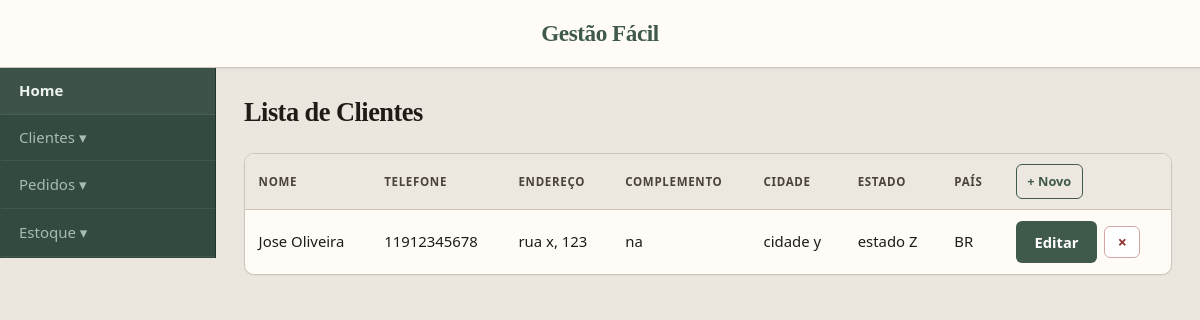
/www/PI-Grupo-09/clientes.php, run on an earlier commit of the app's database.
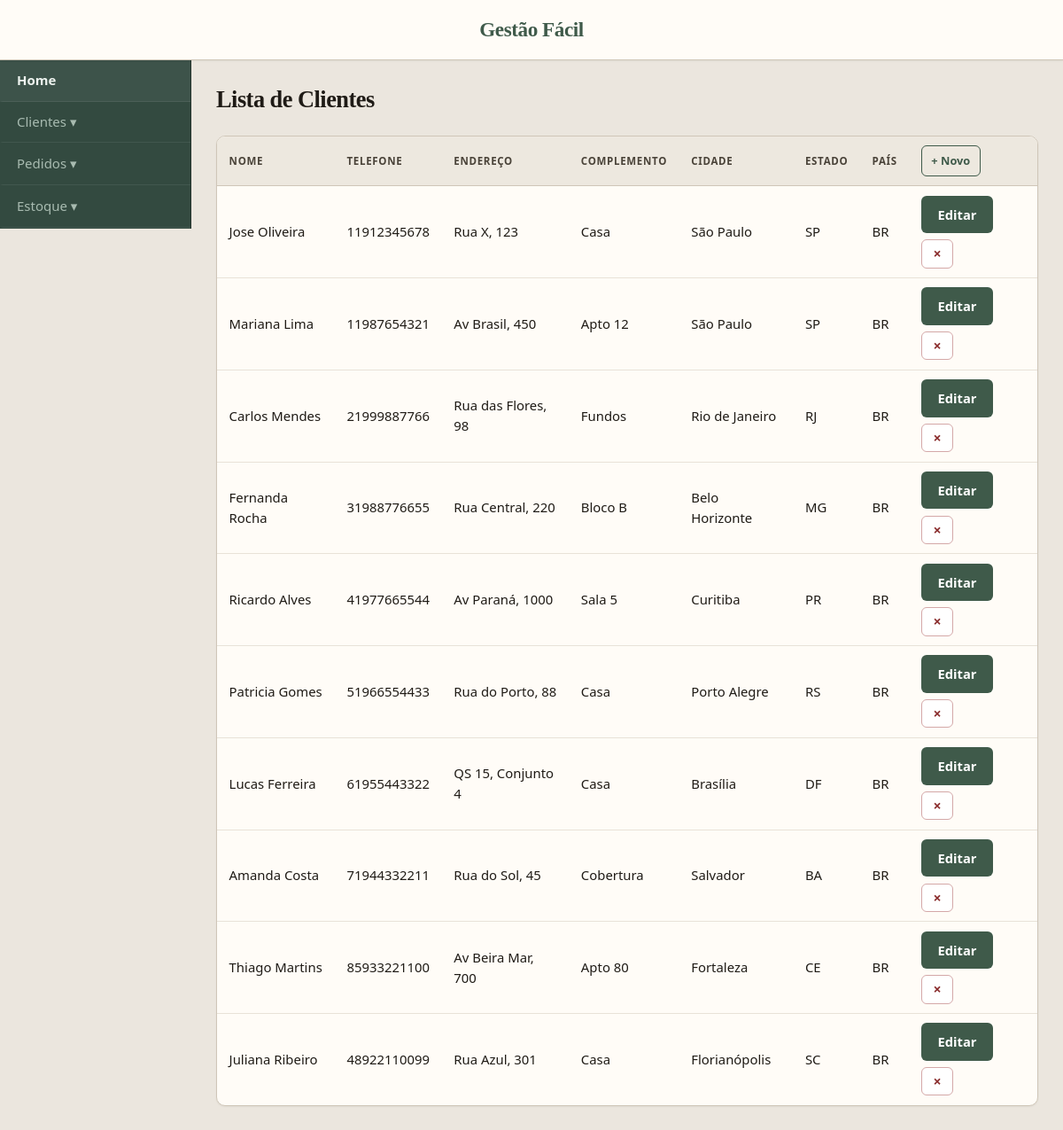
And on a later commit of the database.
### tables this page shows
CREATE TABLE IF NOT EXISTS clientes ( id int AUTO_INCREMENT PRIMARY key, nome varchar(100) not null, telefone varchar(20) not null, endereço varchar(200) not null, complemento varchar(100), cidade varchar(100) not null, estado varchar(100) not null, pais varchar(2) not null);

### www/PI-Grupo-09/clientes.php (the view, shortened to what this page needs)
<!DOCTYPE html>
<html>
<head>
    <link rel="stylesheet" href="style.css">
</head>
<body>
    <header>
        <h1>Gestão Fácil</h1>
    </header>
    <div class="page-layout">
        <div class="sidebar">
            <a href="home.php">Home</a>
            <button class="dropdown-btn">Clientes ▾</button>
            <button class="dropdown-btn">Pedidos ▾</button>
            <button class="dropdown-btn">Estoque ▾</button>
        </div>
        <div class="main-content">
            <h1>Lista de Clientes</h1>
            <?php
            $db = new PDO('mysql:host=localhost;dbname=pi_2_entrega;charset=utf8', 'root', 'root');
            $resultado = $db->query('SELECT * FROM clientes');
            $clientes = $resultado->fetchAll();
            echo '<table>';
            echo '
<tr>
    <th>Nome</th>
    <th>Telefone</th>
    <th>Endereço</th>
    <th>Complemento</th>
    <th>Cidade</th>
    <th>Estado</th>
    <th>País</th>
    <th>
        <form action="cadastrarCliente.php" method="post" class="form-inline">
            <button type="submit" class="btn btn-add">+ Novo</button>
        </form>
    </th>
</tr>';
            foreach ($clientes as $c) {
                echo '<tr>';
                echo '<td>' . $c['nome'] . '</td>';
                echo '<td>' . $c['telefone'] . '</td>';
                echo '<td>' . $c['endereço'] . '</td>';
                echo '<td>' . $c['complemento'] . '</td>';
                echo '<td>' . $c['cidade'] . '</td>';
                echo '<td>' . $c['estado'] . '</td>';
                echo '<td>' . $c['pais'] . '</td>';
                echo '<td class="td-actions">
    <form action="editarCliente.php" method="post" class="form-inline">
        <input type="hidden" name="id" value="' . $c['id'] . '">
        <input type="hidden" name="nome" value="' . $c['nome'] . '">
        <input type="hidden" name="telefone" value="' . $c['telefone'] . '">
        <input type="hidden" name="endereco" value="' . $c['endereço'] . '">
        <input type="hidden" name="complemento" value="' . $c['complemento'] . '">
        <input type="hidden" name="cidade" value="' . $c['cidade'] . '">
        <input type="hidden" name="estado" value="' . $c['estado'] . '">
        <input type="hidden" name="pais" value="' . $c['pais'] . '">
        <button type="submit" class="btn">
            Editar
        </button>
    </form>
    <form action="deletarCliente.php"
          method="post"
          class="form-inline"
          onsubmit="return confirm(\'Deseja realmente excluir este cliente?\')">
        <input type="hidden" name="id" value="' . $c['id'] . '">
        <button type="submit" class="btn btn-delete" title="Excluir" aria-label="Excluir cliente">
            ×
        </button>
    </form>
</td>';
                echo '</tr>';
            }
            echo '</table>';
            ?>
        </div>
    </div>
</body>
</html>

What changed in the data, as far as the page shows it:
changed clientes "Jose Oliveira": endereço "rua x, 123" → "Rua X, 123"; complemento "na" → "Casa"; cidade "cidade y" → "São Paulo"; estado "estado Z" → "SP"
added clientes: nome "Mariana Lima", telefone "11987654321", endereço "Av Brasil, 450", complemento "Apto 12", cidade "São Paulo", estado "SP", pais "BR"
added clientes: nome "Carlos Mendes", telefone "21999887766", endereço "Rua das Flores, 98", complemento "Fundos", cidade "Rio de Janeiro", estado "RJ", pais "BR"
added clientes: nome "Fernanda Rocha", telefone "31988776655", endereço "Rua Central, 220", complemento "Bloco B", cidade "Belo Horizonte", estado "MG", pais "BR"
added clientes: nome "Ricardo Alves", telefone "41977665544", endereço "Av Paraná, 1000", complemento "Sala 5", cidade "Curitiba", estado "PR", pais "BR"
added clientes: nome "Patricia Gomes", telefone "51966554433", endereço "Rua do Porto, 88", complemento "Casa", cidade "Porto Alegre", estado "RS", pais "BR"
added clientes: nome "Lucas Ferreira", telefone "61955443322", endereço "QS 15, Conjunto 4", complemento "Casa", cidade "Brasília", estado "DF", pais "BR"
added clientes: nome "Amanda Costa", telefone "71944332211", endereço "Rua do Sol, 45", complemento "Cobertura", cidade "Salvador", estado "BA", pais "BR"
added clientes: nome "Thiago Martins", telefone "85933221100", endereço "Av Beira Mar, 700", complemento "Apto 80", cidade "Fortaleza", estado "CE", pais "BR"
added clientes: nome "Juliana Ribeiro", telefone "48922110099", endereço "Rua Azul, 301", complemento "Casa", cidade "Florianópolis", estado "SC", pais "BR"
